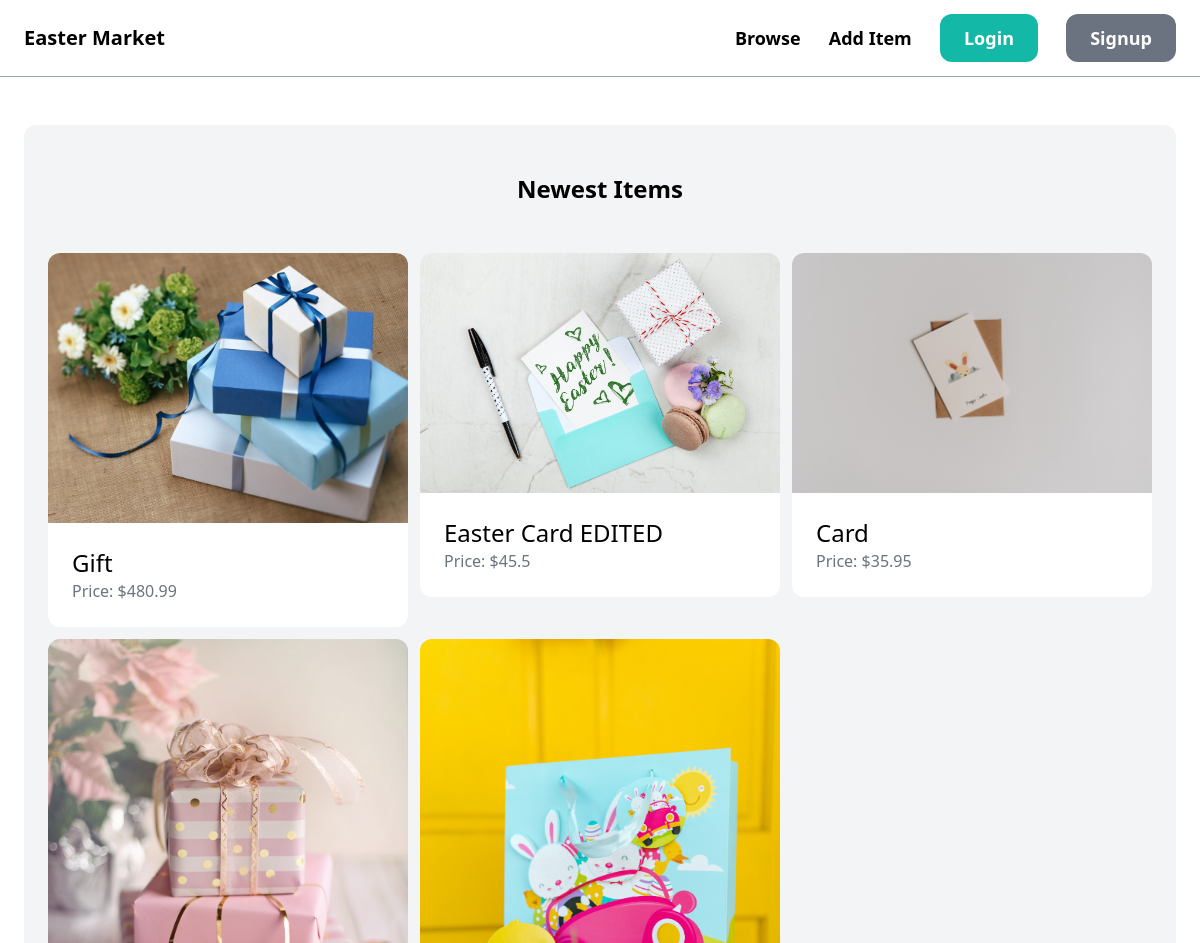
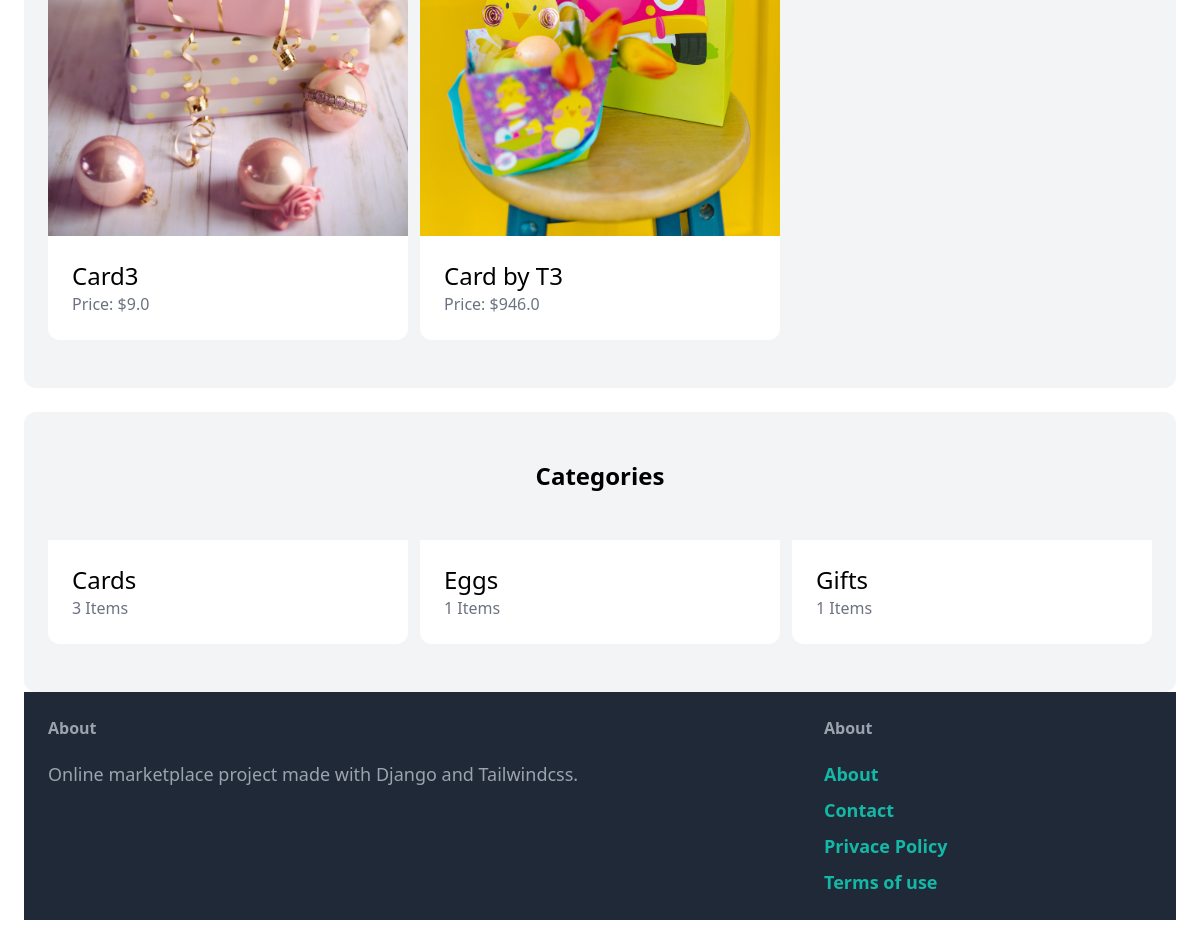
The app's page /, older data (2 pictures, top to bottom).
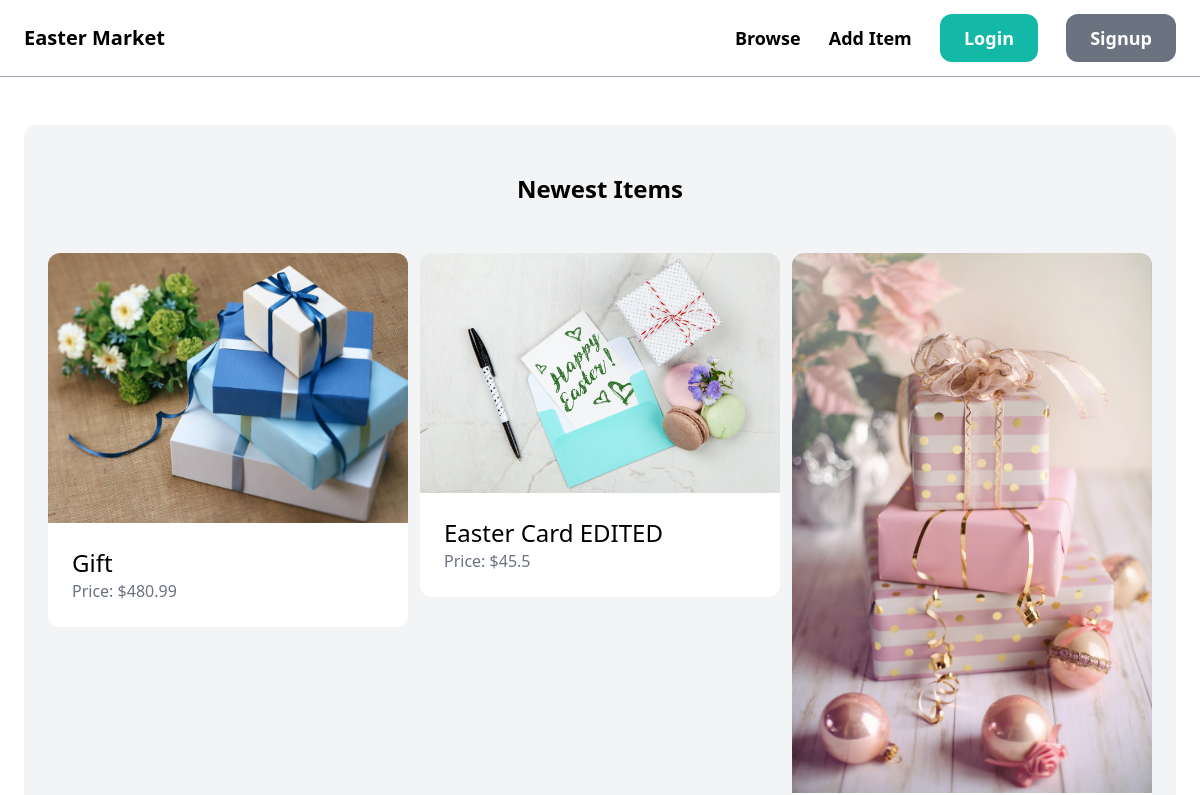
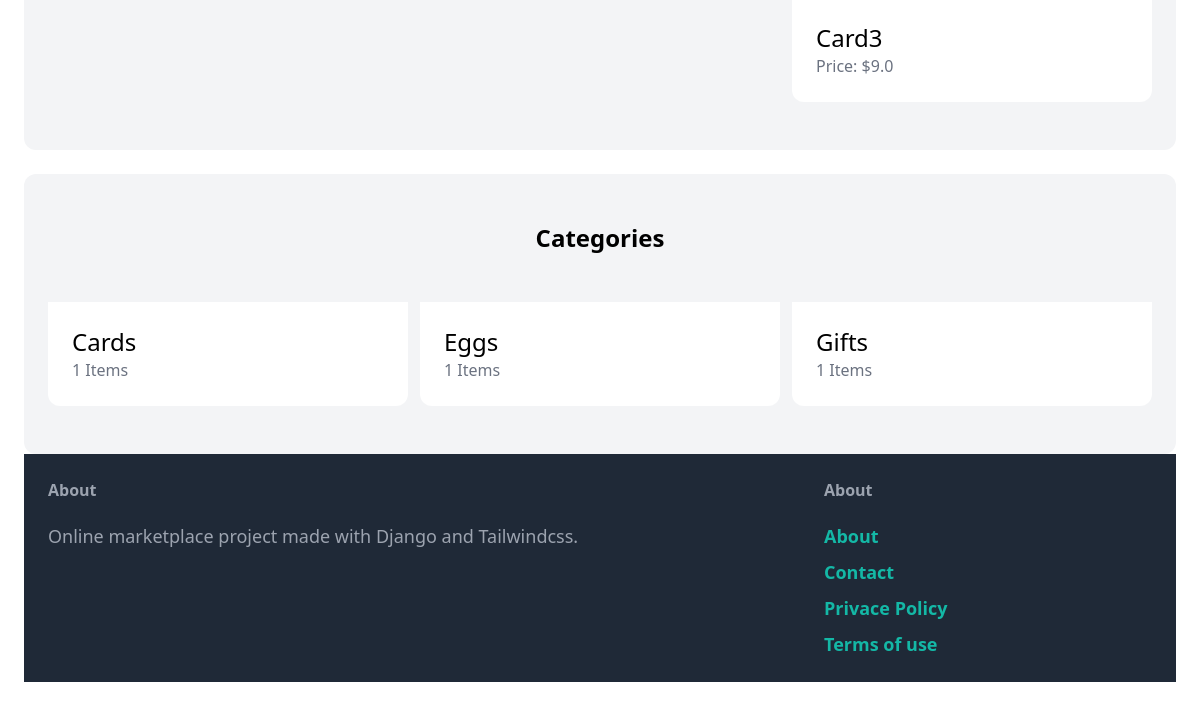
The same page, newer data (2 pictures, top to bottom).
### item/models.py (models this page shows, shortened)
class Item(models.Model):
    name = models.CharField(max_length=255)
    category = models.ForeignKey(Category, related_name="items", on_delete=models.CASCADE)
    description = models.TextField(blank=True, null=True)
    price = models.FloatField()
    image = models.ImageField(upload_to="items_images", blank=True, null=True)
    is_sold = models.BooleanField(default=False)
    created_by = models.ForeignKey(User, related_name="items", on_delete=models.CASCADE)
    created_at = models.DateTimeField(auto_now_add=True)

class Category(models.Model):
    name = models.CharField(max_length=255)
    class Meta:
        ordering = ("name",)
        verbose_name_plural = "Catagories"

### core/views.py (the view)
# urls.py: path('', views.index, name='index'),
def index(request):
    items = Item.objects.filter(is_sold=False)[0:6]
    categories = Category.objects.all()
    return render(request, 'core/index.html',
                  {'categories':categories,
                  'items':items,})

### core/templates/core/index.html (shortened to what this page needs)
{% extends 'core/base.html' %}
{%block content%}
   <div class="mt-6 px-6 py-12 bg-gray-100 rounded-xl">
        <h2 class="mb-12 text-2xl text-center font-bold">Newest Items</h2>
        <div class="grid grid-cols-3 gap-3">
            {%for item in items%}
                <div>
                    <a href="{% url 'item:detail' item.id %}">
                        <img src="{{item.image.url}}" class="rounded-t-xl">
                <div class="p-6 bg-white rounded-b-xl">
                    <h2 class="text-2xl">{{ item.name}}</h2>
                    <p class="text-gray-500">Price: ${{item.price}} </p>
                </div>
                    </a>
                </div>
            {% endfor %}
        </div>
    </div>
    <div class='mt-6 px-6 py-12 bg-gray-100 rounded-xl'>
        <h2 class="text-2xl mb-12 text-center font-bold">Categories</h2>
        <div class="grid gap-3 grid-cols-3 ">
            {%for category in categories%}
            <div class="p-6 bg-white rounded-b-xl">
                <h2 class="text-2xl">{{ category.name}}</h2>
                <p class="text-gray-500">{{category.items.count}} Items</p>
            </div>
            {%endfor%}
        </div>
{%endblock%}

Row changes from the older to the newer data that the page shows:
removed Item: image (picture), name "Card", price "35.95"
removed Item: image (picture), name "Card by T3", price "946.0"
computed for Category "Cards": items.count "3" → "1"
